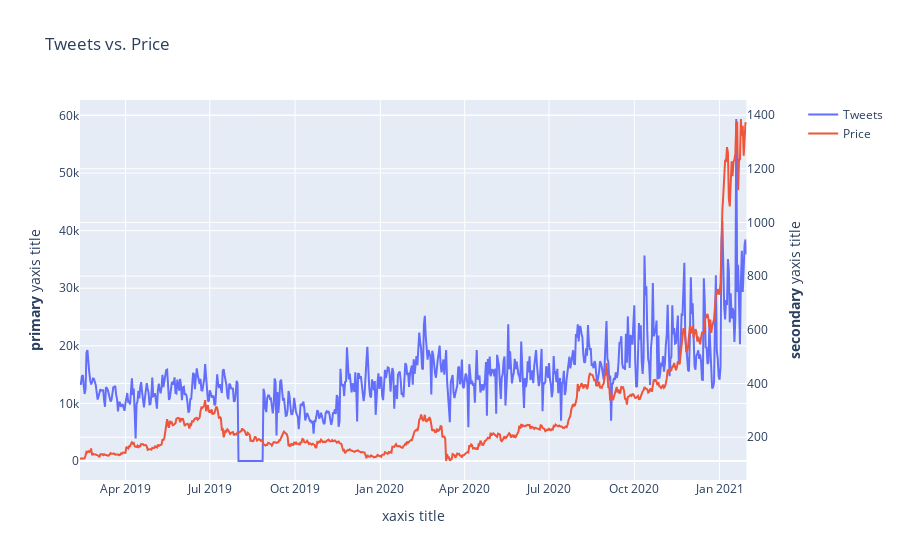

Write notebook code for a chart like this one.
### Code cell
# Create figure with secondary y-axis
from plotly.subplots import make_subplots
import plotly.graph_objects as go
fig = make_subplots(specs=[[{"secondary_y": True}]])

# Add traces
fig.add_trace(
    go.Scatter(x=coin_df['time'], y=coin_df['tweets'], name="Tweets"),
    secondary_y=False,
)

fig.add_trace(
    go.Scatter(x=coin_df['time'], y=coin_df['close'], name="Price"),
    secondary_y=True,
)

# Add figure title
fig.update_layout(
    title_text="Tweets vs. Price"
)

# Set x-axis title
fig.update_xaxes(title_text="xaxis title")

# Set y-axes titles
fig.update_yaxes(title_text="<b>primary</b> yaxis title", secondary_y=False)
fig.update_yaxes(title_text="<b>secondary</b> yaxis title", secondary_y=True)

fig.show()

### Figure 1 — Plotly figure (JSON) as saved in the notebook; plotly's stock layout.template omitted (floating-point values rounded to 4 significant figures; data arrays with more than 128 entries replaced by an {"elided": "..."} marker saying what was removed)
{"data": [{"name": "Tweets", "type": "scatter", "x": {"elided": "720 str values"}, "xaxis": "x", "y": {"elided": "720 int values"}, "yaxis": "y"}, {"name": "Price", "type": "scatter", "x": {"elided": "720 str values"}, "xaxis": "x", "y": {"elided": "720 float values"}, "yaxis": "y2"}], "layout": {"title": {"text": "Tweets vs. Price"}, "xaxis": {"anchor": "y", "domain": [0, 0.94], "title": {"text": "xaxis title"}}, "yaxis": {"anchor": "x", "domain": [0, 1], "title": {"text": "<b>primary</b> yaxis title"}}, "yaxis2": {"anchor": "x", "overlaying": "y", "side": "right", "title": {"text": "<b>secondary</b> yaxis title"}}}}
